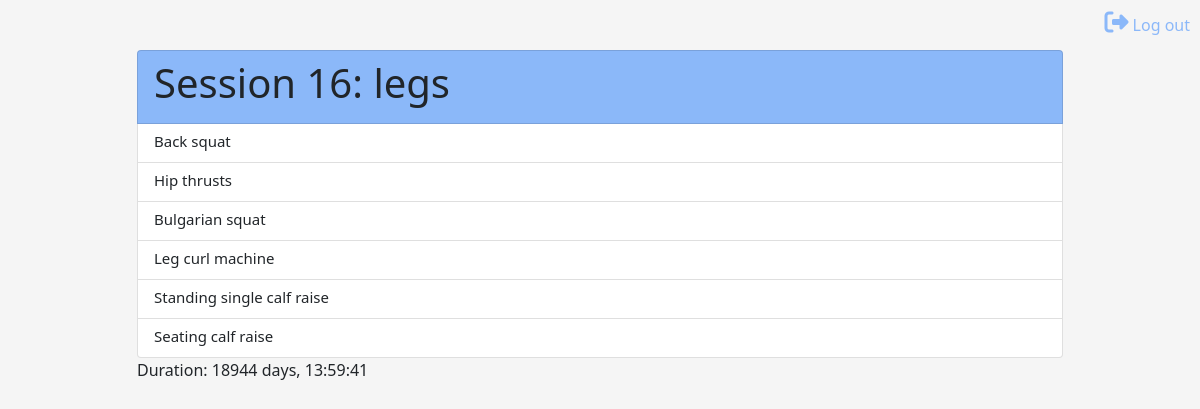
Screenshot of /sessions/detail/56/ (signed in) with the database file from the repository.
### sessions/models.py (models this page shows, shortened)
class Session(models.Model):
    user = models.ForeignKey(settings.AUTH_USER_MODEL, on_delete=models.CASCADE)
    routine = models.ForeignKey(Routine, on_delete=models.CASCADE)
    date = models.DateTimeField(auto_now_add=True)
    notes = models.TextField(blank=True)
    """  start_time = models.DateTimeField(auto_now_add=True)
    finish_time = models.DateTimeField(auto_now_add=True) """
    duration = models.DurationField(null=True)

class Routine(models.Model):
    name = models.CharField(
        max_length=200,
        validators=[MinLengthValidator(2, "Name must be greater than 2 characters")]
    )
    exercises = models.ManyToManyField(Exercise)
    last_workout = models.DateTimeField(null=True)
    created_at = models.DateTimeField(auto_now_add=True)
    updated_at = models.DateTimeField(auto_now=True)

class Exercise(CloneMixin, models.Model):
    name = models.CharField(
        max_length=200,
        validators=[MinLengthValidator(2, "Name must be greater than 2 characters")]
    )
    sets = models.PositiveSmallIntegerField(default=1)
    repetitions = models.PositiveSmallIntegerField(default=1)
    weight = models.DecimalField(default=0, max_digits=5, decimal_places=2)
    notes = models.TextField(blank=True)
    created_at = models.DateTimeField(auto_now_add=True)
    updated_at = models.DateTimeField(auto_now=True)

### sessions/views.py (the view, shortened to what this page needs)
# urls.py: path('detail/<int:pk>/', SessionDetail.as_view(), name='session_detail'),
class SessionDetail(LoginRequiredMixin, DetailView):
    model = Session
    def get_context_data(self, **kwargs):
        context = super().get_context_data(**kwargs)
        context['session_number'] = Session.objects.all().count()
        return context

### sessions/templates/sesh/session_detail.html (shortened to what this page needs)
{% extends "layout.html" %}
{% load static %}
{% block head %}
<link rel="stylesheet" href="{% static 'sessions/css/stopwatch.css' %}"/>
<link rel="stylesheet" href="{% static 'sessions/css/styles.css' %}"/>
{% endblock head %}
{% block content %}
<div class="list-group">
    <div class="list-group-item title">
        <h1 class="my_tooltip nopadding-h1">Session {{ session_number }}:    {{ session.routine.name }}
        </h1>
    </div>
    {% for exercise in session.routine.exercises.all  %}
            <a href="{% url 'sessions:exercise_detail' exercise.id %}" class="list-group-item list-group-item-action flex-column align-items-start">
                <div class="d-flex w-100 justify-content-between">
                    <h5 style="font-size:15px;" class="mb-1">{{ exercise.name }}</h5>
                </div>
            </a>
    {% empty %}
        No exercises yet.
    {% endfor %}
</div>
{% if session.duration %}
    <p>Duration: {{ session.duration }}</p>
{% endif %}
{% endblock content %}

### sessions/static/sessions/css/styles.css (style rules this page uses)
body { background-color: whitesmoke; }
.my_tooltip { position: relative; display: inline-block; }
.title { background-color: #0069ff6e; }
.nopadding-h1 { padding: 0% !important; }

### rows the page displays
Session: routine.name "legs", duration "18944 days, 13:59:41"
Exercise: name "Back squat"
Exercise: name "Hip thrusts"
Exercise: name "Bulgarian squat"
Exercise: name "Leg curl machine"
Exercise: name "Standing single calf raise"
Exercise: name "Seating calf raise"

### other values shown
{{ session_number }} "16"
